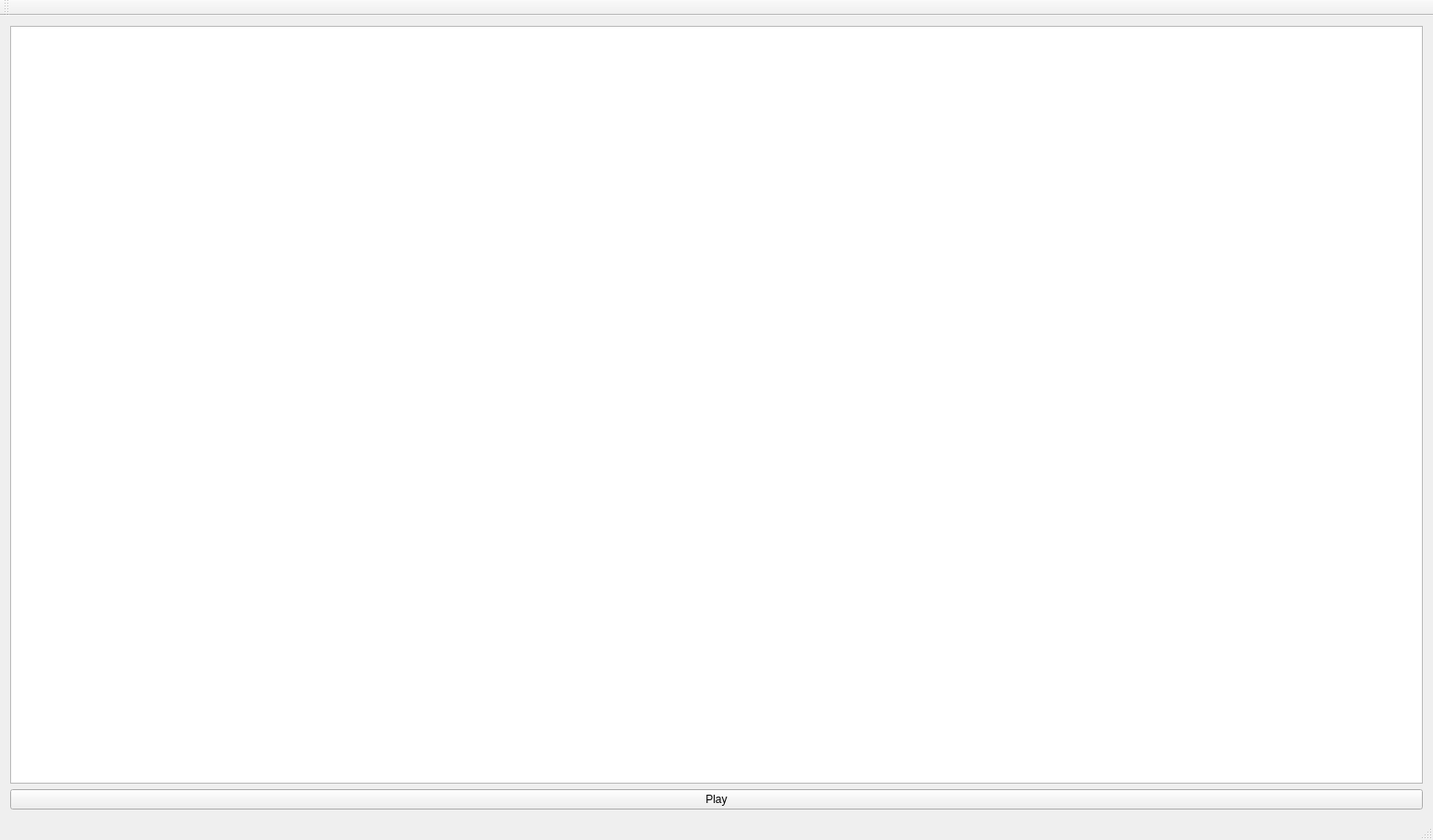
<?xml version="1.0" encoding="UTF-8"?>
<ui version="4.0">
 <class>MainWindow</class>
 <widget class="QMainWindow" name="MainWindow">
  <property name="geometry">
   <rect>
    <x>0</x>
    <y>0</y>
    <width>1550</width>
    <height>909</height>
   </rect>
  </property>
  <property name="windowTitle">
   <string>MainWindow</string>
  </property>
  <widget class="QWidget" name="centralWidget">
   <layout class="QGridLayout" name="gridLayout">
    <item row="0" column="0">
     <widget class="QGraphicsView" name="graphicsView"/>
    </item>
    <item row="1" column="0">
     <widget class="QPushButton" name="pushButton">
      <property name="text">
       <string>Play</string>
      </property>
     </widget>
    </item>
   </layout>
  </widget>
  <widget class="QMenuBar" name="menuBar">
   <property name="geometry">
    <rect>
     <x>0</x>
     <y>0</y>
     <width>1550</width>
     <height>17</height>
    </rect>
   </property>
  </widget>
  <widget class="QToolBar" name="mainToolBar">
   <attribute name="toolBarArea">
    <enum>TopToolBarArea</enum>
   </attribute>
   <attribute name="toolBarBreak">
    <bool>false</bool>
   </attribute>
  </widget>
  <widget class="QStatusBar" name="statusBar"/>
 </widget>
 <layoutdefault spacing="6" margin="11"/>
 <resources/>
 <connections/>
</ui>
